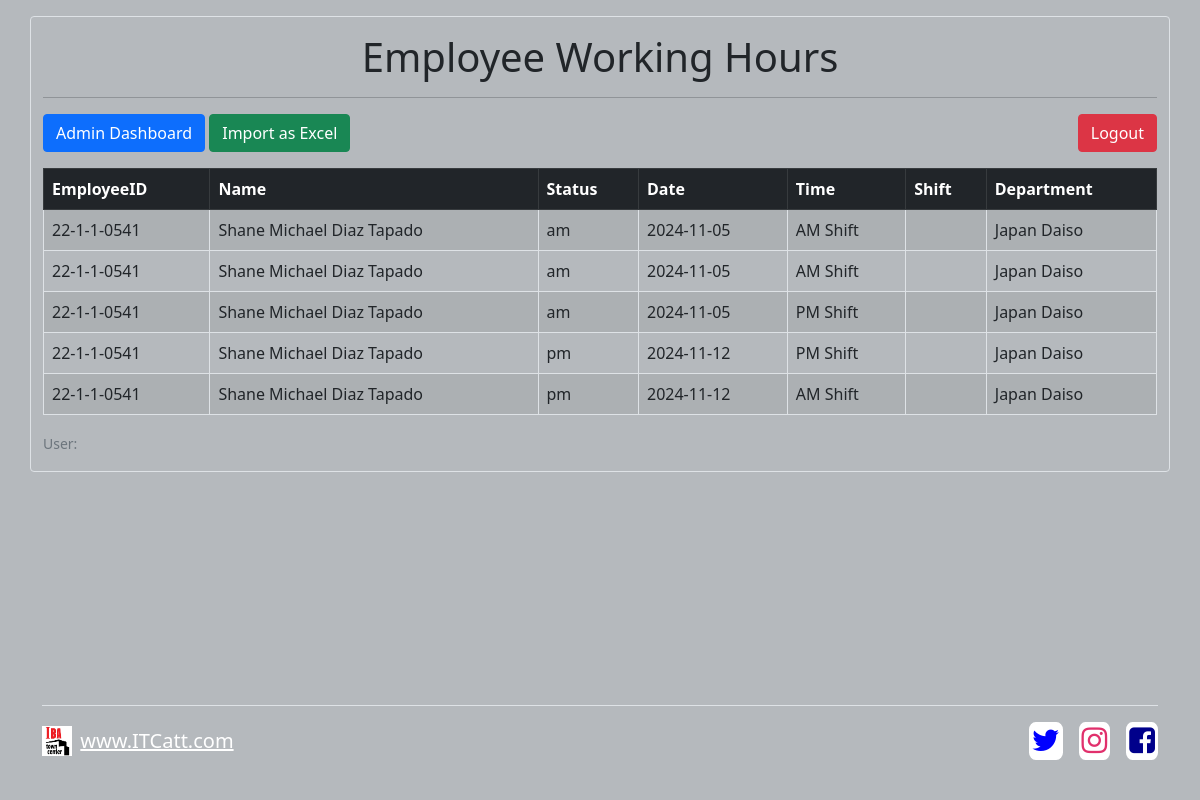
The app's page /loginsystem/EmployeeTime.php with its own data.
### tables this page shows
CREATE TABLE `clockinout` (
  `emId` text NOT NULL,
  `itc_name` text NOT NULL,
  `itc_clock` text NOT NULL,
  `itc_status` text NOT NULL,
  `itc_amin` text NOT NULL,
  `itc_department` text NOT NULL,
  `itc_date` text NOT NULL,
  `itc_amout` text NOT NULL,
  `itc_pmin` text NOT NULL,
  `itc_pmout` text NOT NULL,
  `itc_search` text NOT NULL
);

### loginsystem/EmployeeTime.php (the view, shortened to what this page needs)
<?php include "header.php" ?>
  <div class="container col-12 border rounded mt-3">
  <h1 class=" mt-3 text-center">Employee Working Hours </h1>
  <hr>
  <form action="" method="POST">
   <button type="submit" name='dashboard' class=" btn btn-primary mb-3">Admin Dashboard</button>
   <button type="button" value="Import as Excel" name='generate' class=" btn btn-success mb-3" onclick="saveAsExcel('tableToExcel', 'EmployeeWorkingHours.xls')">Import as Excel</button>
   <button type="submit" name='logout' class=" btn btn-danger mb-3" style="float: right;"> Logout</button>
  </form>
<?php
$sql = "SELECT * FROM clockinout";
$result = $conn->query($sql);
?>
<?php if ($result->num_rows > 0): ?>
  <table id="tableToExcel" class="table table-striped table-bordered table-hover">
    <thead class="table-dark">
      <tr>
        <th scope="col">EmployeeID</th>
        <th scope="col">Name</th>
        <th scope="col">Status</th>
        <th scope="col">Date</th>
        <th scope="col">Time</th>
        <th scope="col">Shift</th>
        <th scope="col">Department</th>
      </tr>
    </thead>
        <?php while ($row = $result->fetch_assoc()): ?>
            <tr>
                <td><?php echo $row["emId"]; ?></td>
                <td><?php echo $row["itc_name"]; ?></td>
                <td><?php echo $row["itc_status"]; ?></td>
                <td><?php echo $row["itc_date"]; ?></td>
                <td><?php echo $row["itc_clock"]; ?></td>
                <td><?php echo $row["itc_ampm"]; ?></td>
                <td><?php echo $row["itc_department"]; ?></td>
            </tr>
        <?php endwhile; ?>
    </table>
<?php else: ?>
    <p>No users found.</p>
<?php endif; ?>
  <p>
    <small class="text-muted">User: </small>
</p>
  </div>
<?php include "footer.php" ?>

### records on screen
clockinout: emId "22-1-1-0541", itc_name "Shane Michael Diaz Tapado", itc_status "am", itc_date "2024-11-05", itc_clock "AM Shift", itc_department "Japan Daiso"
clockinout: emId "22-1-1-0541", itc_name "Shane Michael Diaz Tapado", itc_status "am", itc_date "2024-11-05", itc_clock "AM Shift", itc_department "Japan Daiso"
clockinout: emId "22-1-1-0541", itc_name "Shane Michael Diaz Tapado", itc_status "am", itc_date "2024-11-05", itc_clock "PM Shift", itc_department "Japan Daiso"
clockinout: emId "22-1-1-0541", itc_name "Shane Michael Diaz Tapado", itc_status "pm", itc_date "2024-11-12", itc_clock "PM Shift", itc_department "Japan Daiso"
clockinout: emId "22-1-1-0541", itc_name "Shane Michael Diaz Tapado", itc_status "pm", itc_date "2024-11-12", itc_clock "AM Shift", itc_department "Japan Daiso"
